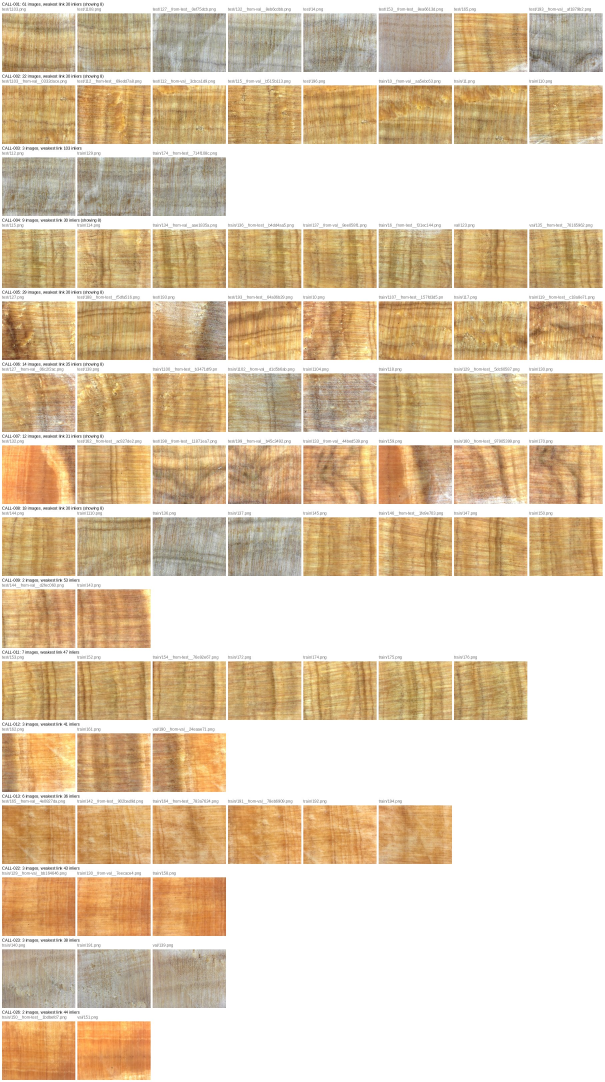
#> input picture artifacts/phase_2/supervisor-feedback/task_10_near_duplicate_grouping/groups_callitris.jpg, 1814 x 3246 px (shown at 1/3 size)
$ python -i inspect_specimens.py   (imports and definitions only)   (older library calls are emulated)
#> lines starting #> are read from the running program, lines starting #| are printed output that depends on the picture
"""Inspect the two most-confused specimens: 3384.4 (P. krempfii), 3393.1 (P. dalatensis).

Supervisor request 3 (06-11-2026): check whether these specimens are
mislabelled, blurred or otherwise abnormal.

Evidence collected (17-species task-B-group-split, CV v2 held-out predictions):
  1. per-image error counts over the 5 CV v2 models (each origin is held out once);
  2. image statistics per origin: size, sharpness (variance of Laplacian),
     brightness, contrast, mean hue/saturation;
  3. ORB + RANSAC overlap search of each specimen against every image of the
     confused species and of its own species (same matcher as task 10), to see
     whether any photo is a frame of a specimen with the other label;
  4. contact sheets for visual inspection.

Usage (from woodbench/):
  python "notebooks/phase 2/supervisor-feedback/task_11_specimen_inspection/inspect_specimens.py"
"""

import argparse
import csv
import glob
import json
import sys
from collections import defaultdict
from concurrent.futures import ProcessPoolExecutor
from pathlib import Path

import cv2
import matplotlib

# [1 line not run here, left out]
import matplotlib.pyplot as plt  # noqa: E402
import numpy as np  # noqa: E402
from PIL import Image, ImageDraw, ImageFont, ImageOps  # noqa: E402

HERE = Path(__file__).resolve().parent
sys.path.insert(0, str(HERE.parent / "task_01_fivefold_cv_training"))
sys.path.insert(0, str(HERE.parent / "task_10_near_duplicate_grouping"))
from origin_cv import PHASE1_MANIFEST, ROOT, load_origin_samples  # noqa: E402
import near_duplicate_groups as nd  # noqa: E402

TARGETS = {
    "Pinus krempfii::3384. Pinus krempfii.4": "Pinus dalatensis",
    "Pinus dalatensis::3393. Pinus dalatensis.1": "Pinus krempfii",
}
SPECIES = ("Pinus krempfii", "Pinus dalatensis")
CV_DIR = ROOT / "artifacts/phase_2/supervisor-feedback/task_01_fivefold_cv_training/results-v2"
STAT_WIDTH = 1280
FONT = nd.FONT


# [6 lines left out: function short, not called in this run]


def is_target(species, origin):
    return any(t.startswith(f"{species}::") and short(t) == origin for t in TARGETS)


# [4 lines left out: function origin_order, not called in this run]


def image_stats(path):
    rgb = Image.open(path).convert("RGB")
#> rgb is the input picture: PIL image 1814x3246 RGB; mean R, G, B 222.6, 202.3, 174.3
    width, height = rgb.size
#> width = 1814; height = 3246
    small = np.asarray(rgb.resize((STAT_WIDTH, round(STAT_WIDTH * height / width)), Image.BILINEAR))
    gray = cv2.cvtColor(small, cv2.COLOR_RGB2GRAY)
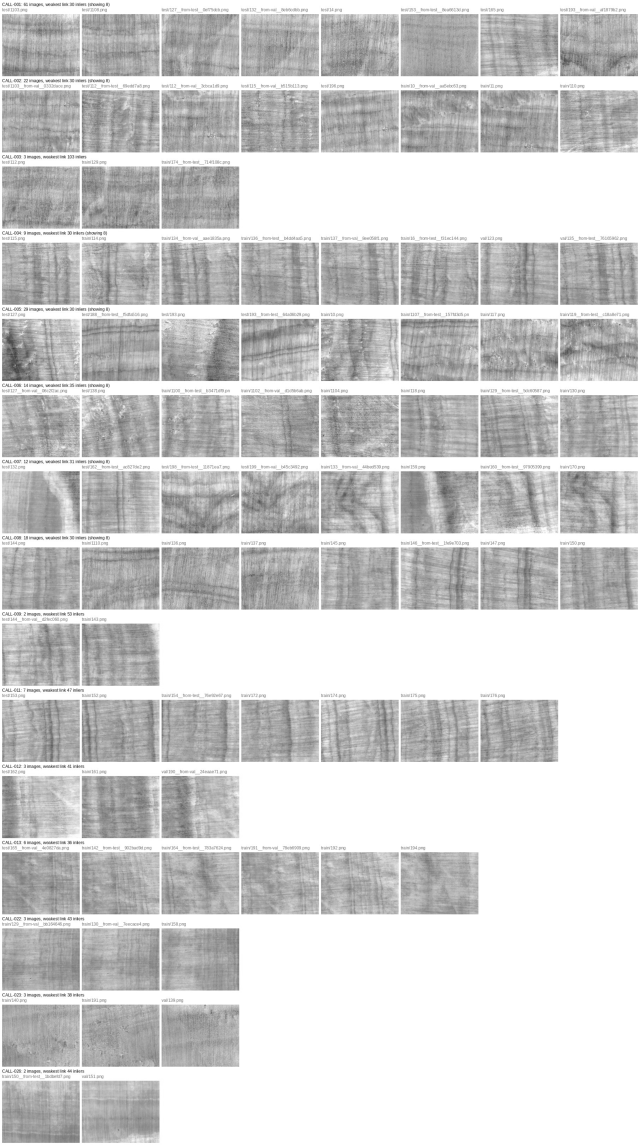
#> gray: shape (2290, 1280) (shown at 1/2 size); min 54, max 255, mean 205.2
    hsv = cv2.cvtColor(small, cv2.COLOR_RGB2HSV)
#> hsv: shape (2290, 1280, 3); mean H, S, V 12.6, 60.7, 222.6
    return {
        "width": width,
        "height": height,
        "sharpness": float(cv2.Laplacian(gray, cv2.CV_64F).var()),
        "brightness": float(gray.mean()),
        "contrast": float(gray.std()),
        "hue": float(hsv[..., 0].mean()),
        "saturation": float(hsv[..., 1].mean()),
        # Specular glare: near-white pixels, in percent of the frame.
        "glare_pct": float(100 * (gray >= 240).mean()),
    }


# [14 lines left out: function cv_predictions, not called in this run]


def compare(pair):
    i, j = pair
    return (i, j, *nd.inliers(nd.FEATS[i], nd.FEATS[j]))


# [204 lines left out: functions write_csv, sheet, main, not called in this run]


# [2 lines not run here, left out]

>>> result = image_stats('../../../../artifacts/phase_2/supervisor-feedback/task_10_near_duplicate_grouping/groups_callitris.jpg')
#> result = {'width': 1814, 'height': 3246, 'sharpness': 531.4, 'brightness': 205.2, 'contrast': 45.1, 'hue': 12.56, 'saturation': 60.71, 'glare_pct': 41.87}
